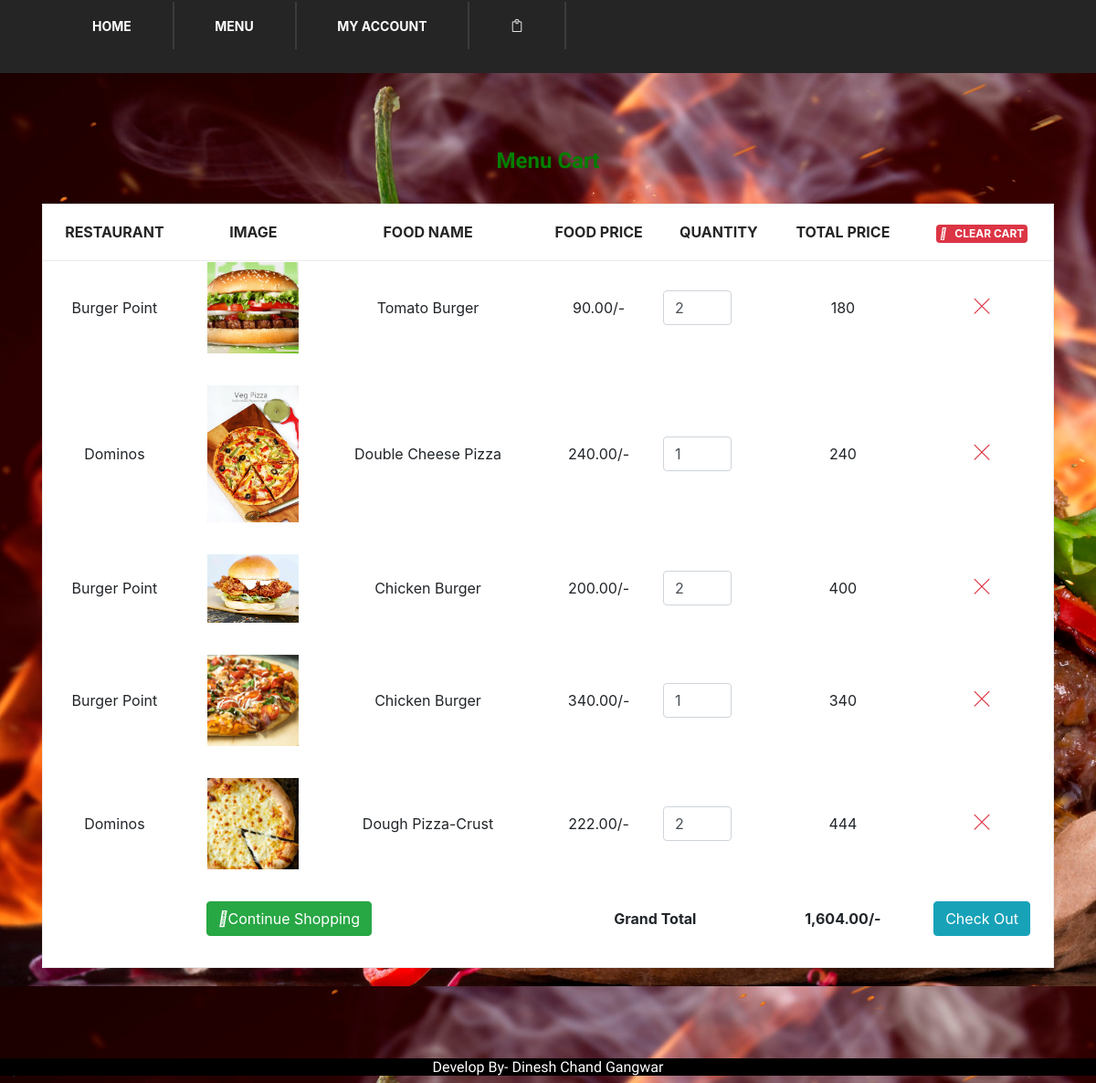
Page /shopping-cart.php (signed in) on the committed database.
### tables this page shows
CREATE TABLE `cart` (
  `id` int(11) NOT NULL,
  `user_id` int(11) NOT NULL,
  `food_id` varchar(45) NOT NULL,
  `restaurants_name` varchar(250) NOT NULL,
  `food_name` varchar(250) NOT NULL,
  `food_price` double(10,2) NOT NULL,
  `food_image` varchar(255) NOT NULL,
  `qty` int(11) NOT NULL,
  `total_price` double(10,2) NOT NULL,
  `order_time` datetime NOT NULL DEFAULT CURRENT_TIMESTAMP
);

### shopping-cart.php (the view, shortened to what this page needs)
<?php
include('config.php');
include('header.php');
?>
    <section class="shopping-cart spad">
        <div class="container">
            <div class="row">
                <div class="col-lg-12">
                      <h4 align="center" style="color: Green"><b> Menu Cart</b> </h4>
                    <div class="cart-table">
                        <table style="background-color: white">
                            <thead>
                                <tr>
                                    <th>Restaurant  </th>&nbsp;
                                    <th >Image</th>
                                    <th>Food Name</th>
                                    <th>Food Price</th>
                                    <th>Quantity</th>
                                    <th>Total Price</th>
                                    <th><a href="action.php?clear=all" class="badge-danger badge p-1" onclick="return confirm('Are you sure want to clear your cart?');"><i class="fas fa-trash"></i> &nbsp;  Clear Cart</a></th>
                                </tr>
                            </thead>
                            <tbody>
  <?php
  $userid= $_SESSION["id"];
  $stmt=$link->prepare("SELECT * FROM cart WHERE user_id=$userid");
  $stmt->execute();
  $res=$stmt->get_result();
  $grand_total=0;
  while ($row=$res->fetch_assoc())
  {
  ?>
  <tr>
      <td><?php echo($row['restaurants_name']); ?></td>
      <td>
         <a href="product.php?pid=<?php echo $row['food_id'] ?>"><img src="<?php echo( $row['food_image']); ?>"  width="100" ></a>
      </td>
      <td><?php echo($row['food_name']); ?></td>
       <td> <i class="fas fa-rupee-sign"></i>
                  <?= number_format( $row['food_price'],2)?>/-
                  </td>
    <td><input type="number" class="form-control itemQty" value="<?php echo($row['qty']); ?>" style="width: 75px;">
        </td>
    <td><?php echo($row['total_price']); ?></td>
    <td>
        <a href="action.php?remove=<?php echo $row['id'] ?>" class="text-danger lead" onclick="return confirm('Are you sure want to remove this item from cart?'); ">
           <i class="ti-close"></i>
        </a>
    </td>
  </tr>
  <?php $grand_total +=$row['total_price']; ?>
  <?php  } ?>
  <tr>
      <td colspan="3">
        <a href="index.php" class="btn btn-success"> <i class="fas fa-cart-plus"></i>Continue Shopping</a>
      </td>
      <td colspan="2"><b>Grand Total</b></td>
      <td><i class="fas fa-rupee-sign"></i>
        <b><?= number_format( $grand_total,2)?>/-</b>
                  </td>
       <td><a href="checkout.php" class="btn btn-info"  <?php ($grand_total>1)?'':'disabled'; ?>
       > Check Out</a></td>
  </tr>
                            </tbody>
                        </table>
                    </div>
                </div>
            </div>
        </div>
    </section>
 -->
     <?php
include('footer.php');
    ?>

### header.php (style rules this page uses)
.container { padding: 2px 16px; }

### rows in the picture
cart: restaurants_name "Burger Point", food_image (picture), food_name "Tomato Burger", food_price "90.00", qty "2", total_price "180"
cart: restaurants_name "Dominos", food_image (picture), food_name "Double Cheese Pizza", food_price "240.00", qty "1", total_price "240"
cart: restaurants_name "Burger Point", food_image (picture), food_name "Chicken Burger", food_price "200.00", qty "2", total_price "400"
cart: restaurants_name "Burger Point", food_image (picture), food_name "Chicken Burger", food_price "340.00", qty "1", total_price "340"
cart: restaurants_name "Dominos", food_image (picture), food_name "Dough Pizza-Crust", food_price "222.00", qty "2", total_price "444"

### other values in the picture
$grand_total "1,604.00"
